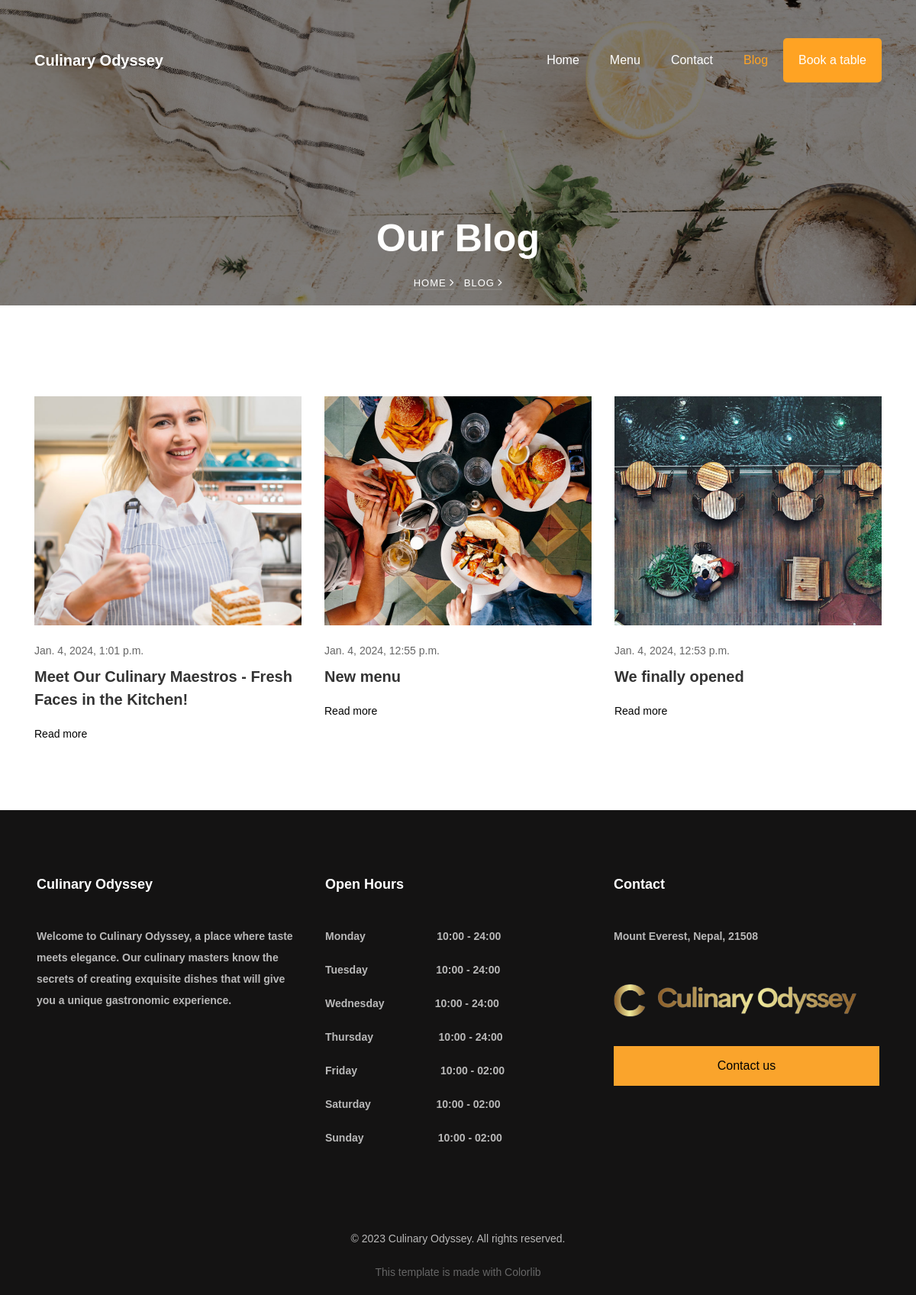
Before: /blog/ with the older database file.
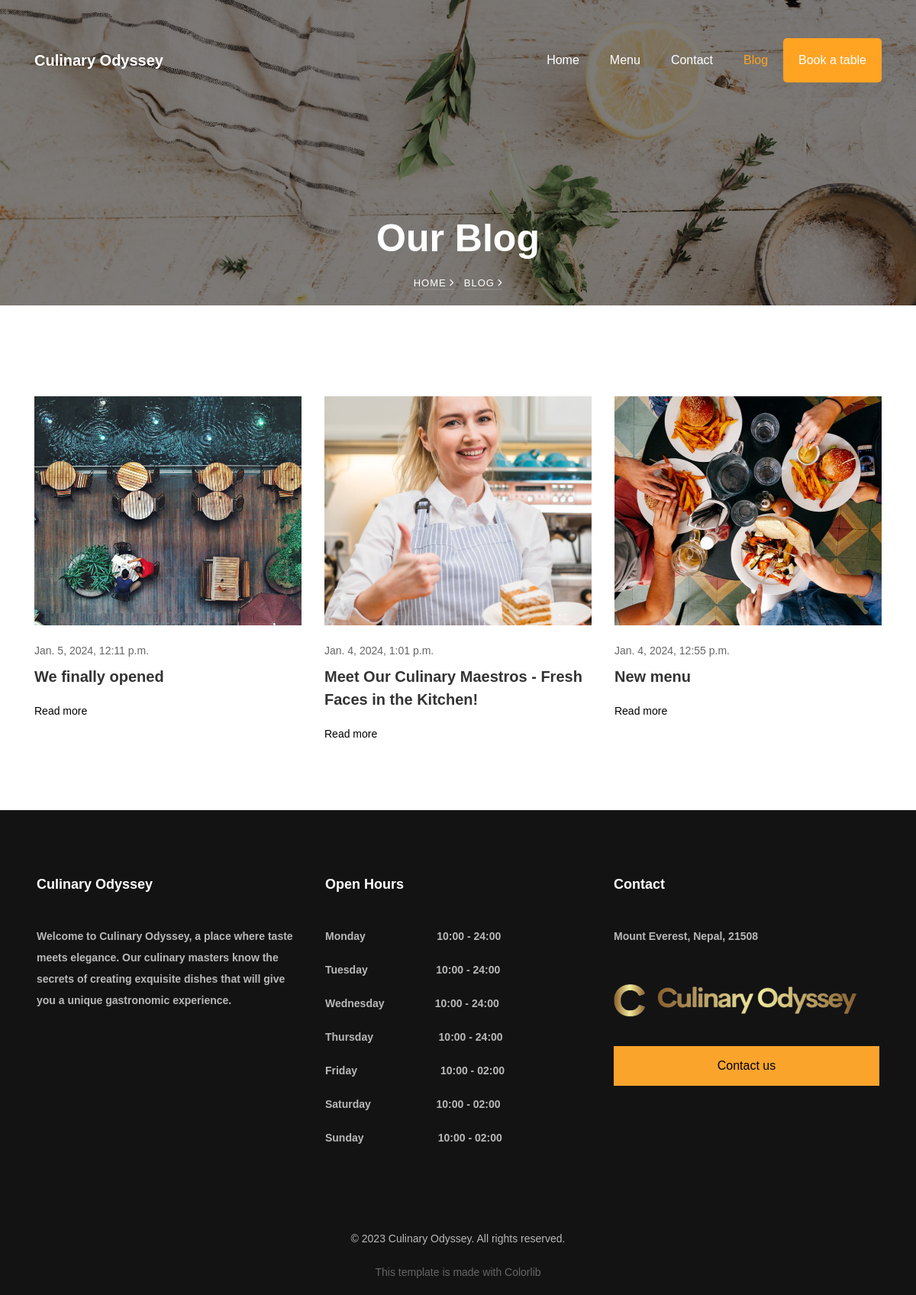
After: the same page with the newer database file.
### blog/models.py (models this page shows, shortened)
class Blog(models.Model):
    title = models.CharField(max_length=60, )
    content = RichTextField()
    photo = models.ImageField(upload_to='blog/')
    updated_at = models.DateTimeField(auto_now=True)
    is_visible = models.BooleanField(default=True)
    class Meta:
        ordering = ['-updated_at']

### app/models.py (models this page shows, shortened)
class Footer(models.Model):
    title = RichTextField()
    opening_hours = RichTextField()
    newsletter = RichTextField()
    twitter_link = models.URLField(blank=True)
    facebook_link = models.URLField(blank=True)
    instagram_link = models.URLField(blank=True)
    copyright_text = RichTextField()

### blog/views.py (the view)
# urls.py: path('', Blog_view.as_view(), name='blog_page'),
class Blog_view(TemplateView):
    template_name = 'blog.html'
    def get_context_data(self, **kwargs):
        context = super().get_context_data(**kwargs)
        context['blog_info'] = Blog.objects.filter(is_visible=True)
        return context

### app/context_processors.py (called while the page is built)
def about_item(request):
    item = About.objects.first()
    return {'about_item': item}

def main_menu_items(request):
    items = MainMenueItems.objects.filter(is_visible=True)
    return {'main_menu': items}

def slide_item(request):
    items = Slider.objects.filter(is_visible=True)
    return {'slide_item': items}

def service_item(request):
    items = Services.objects.filter(is_visible=True)
    return {'services_item': items}

def progress_item(request):
    items = Progress.objects.filter(is_visible=True)
    return {'progress_item': items}

def chef_item(request):
    items = Chefs.objects.filter(is_visible=True)
    return {'chef_item': items}

def customer_item(request):
    items = Customers.objects.filter(is_visible=True)
    return {'customer_item': items}

def footer_items(request):
    items = Footer.objects.first()
    return {'footer_item': items}

### templates/blog.html (shortened to what this page needs)
{% load static %}
<!DOCTYPE html>
<html lang="en">
  <head>
    <link rel="stylesheet" href="{% static 'css/open-iconic-bootstrap.min.css' %}">
    <link rel="stylesheet" href="{% static 'css/animate.css' %}">
    <link rel="stylesheet" href="{% static 'css/owl.carousel.min.css' %}">
    <link rel="stylesheet" href="{% static 'css/owl.theme.default.min.css' %}">
    <link rel="stylesheet" href="{% static 'css/magnific-popup.css' %}">
    <link rel="stylesheet" href="{% static 'css/aos.css' %}">
    <link rel="stylesheet" href="{% static 'css/ionicons.min.css' %}">
    <link rel="stylesheet" href="{% static 'css/bootstrap-datepicker.css' %}">
    <link rel="stylesheet" href="{% static 'css/jquery.timepicker.css' %}">
    <link rel="stylesheet" href="{% static 'css/flaticon.css' %}">
    <link rel="stylesheet" href="{% static 'css/icomoon.css' %}">
    <link rel="stylesheet" href="{% static 'css/style.css' %}">
</head>
  <body>
    {% include './includes/navbar.html' %}
    <section class="hero-wrap hero-wrap-2" style="background-image: url({% static 'images/bg_4.jpg'%});" data-stellar-background-ratio="0.5">
      <div class="overlay"></div>
      <div class="container">
        <div class="row no-gutters slider-text align-items-end justify-content-center">
          <div class="col-md-9 ftco-animate text-center">
            <h1 class="mb-2 bread">Our Blog</h1>
            <p class="breadcrumbs"><span class="mr-2"><a href="/">Home <i class="ion-ios-arrow-forward"></i></a></span> <span>Blog <i class="ion-ios-arrow-forward"></i></span></p>
          </div>
        </div>
      </div>
    </section>
		<section class="ftco-section" style="padding-bottom: 1rem">
			<div class="container">
				<div class="row">
                    {% for blog in blog_info %}
                    <div class="col-md-4 ftco-animate">
                        <div class="blog-entry">
                          <div href="blog-single.html" class="block-20" style="background-image: url({{ blog.photo.url }});">
                          </div>
                          <div class="text pt-3 pb-4">
                            <div class="meta">
                              <div>{{ blog.updated_at }}</div>
                            </div>
                            <h3 class="heading">{{ blog.title }}</h3>
                            <p class="clearfix">
                              <a href="#" class="float-left read" data-toggle="modal" data-target="#blogModal{{ blog.id }}">Read more</a>
                            </p>
                          </div>
                        </div>
                      </div>
                    {% endfor %}
			</div>
            </div>
		</section>
    {% include './includes/footer.html' %}
  </body>
</html>

### templates/includes/navbar.html (shortened to what this page needs)
 <nav class="navbar navbar-expand-lg navbar-dark ftco_navbar bg-dark ftco-navbar-light" id="ftco-navbar">
	    <div class="container">
	      <a class="navbar-brand" href="/">Culinary Odyssey</a>
	      <div class="collapse navbar-collapse" id="ftco-nav">
	        <ul class="navbar-nav ml-auto" >
                <li class="nav-item{% if request.path == '/' %} active{% endif %}"><a href="/" class="nav-link" style="font-size: 16px">Home</a></li>
                <li class="nav-item{% if request.path == '/menu/' %} active{% endif %}"> <a href="{% url 'app:menu' %}" class="nav-link" style="font-size: 16px">Menu</a></li>
                <li class="nav-item{% if request.path == '/contact/' %} active{% endif %}"> <a href="{% url 'contact:contact_page' %}" class="nav-link" style="font-size: 16px">Contact</a></li>
                <li class="nav-item{% if request.path == '/blog/' %} active{% endif %}"> <a href="{% url 'blog:blog_page' %}" class="nav-link" style="font-size: 16px">Blog</a></li>
                <li class="nav-item cta"><a href="{% url 'odyssey:book_a_table' %}" class="nav-link" style="font-size: 16px">Book a table</a></li>
	        </ul>
	      </div>
	    </div>
	  </nav>

### templates/includes/footer.html (shortened to what this page needs)
<footer class="ftco-footer ftco-bg-dark ftco-section" style="padding-bottom: 0rem">
    <div class="container-fluid px-md-5 px-3">
        <div class="row mb-5">
            <div class="col-md-6 col-lg-4">
                <div class="ftco-footer-widget mb-4">
                    <h2 class="ftco-heading-2">Culinary Odyssey</h2>
                    {{ footer_item.title|safe }}
                    <ul class="ftco-footer-social list-unstyled float-md-left float-lft mt-3">
                    </ul>
                </div>
            </div>
            <div class="col-md-6 col-lg-4">
                <div class="ftco-footer-widget mb-4">
                    <h2 class="ftco-heading-2">Open Hours</h2>
                    <ul class="list-unstyled open-hours">
                        <li class="d-flex"><span>{{ footer_item.opening_hours|safe }}</span></li>
                    </ul>
                </div>
            </div>
            <div class="col-md-6 col-lg-4">
                <div class="ftco-footer-widget mb-4">
                    <h2 class="ftco-heading-2">Contact</h2>
                    <p>{{ footer_item.newsletter|safe }}</p>
                    <a href="/" class="thumb-menu img">
                        <img style="width: 20rem; margin-top:2rem" src="/static/images/mainlogo.png" alt="Logo">
                    </a>
                    <button onclick="window.location.href='{% url 'odyssey:book_a_table' %}';" class="px-3" style="margin-top:2rem; cursor: pointer; background: #faa42c; height: 52px; font-size: 16px; width: 100%; border-radius: 0px; box-shadow: none; border: 1px solid #faa42c">Contact us</button>
                </div>
            </div>
        </div>
        <div class="row">
            <div class="col-md-12 text-center">
                <p>{{ footer_item.copyright_text|safe }}This template is made with Colorlib</p>
            </div>
        </div>
    </div>
</footer>

Changed rows visible on the page:
changed Blog "We finally opened": updated_at "Jan. 4, 2024, 12:53 p.m." → "Jan. 5, 2024, 12:11 p.m."; moves up the list
